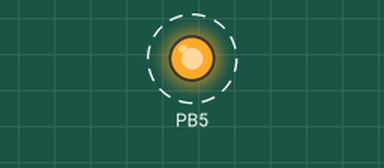
Simulated run of this program. Board: ATmega328P, built with avr-gcc and emulated at 16 MHz. On the bench: output pins drawn as LEDs (lit = HIGH). Dashed ring = blinking.

Above: at 0.5 s.
Timing chart, 0 to 3.0 s (numbered marks = the images above):
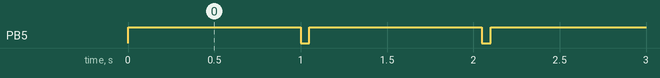

Measured:
- by itself, PB5: alternates HIGH for 1.0 s and LOW for 0.05 s

The program:

main.c
```c
/*
 * elan_blink.c
 *
 * Created: 10/28/2019 8:20:33 PM
 * Author : Aleksij
 */

#define F_CPU 16000000L // nas clock je 16MHz

#include <avr/io.h>
#include <util/delay.h>

//DDRB = 1 << PB5; // PB5 je konstanta, ki pomeni 5. Zazeljena uporaba zaradi berljivosti

int main(void)
{
	DDRB |= (1 << DDB5);
	while (1) {
			PORTB |= (1<<PB5);
			_delay_ms(1000);
			PORTB &= ~(1<<PB5);
			_delay_ms(50);
	}
	return(0);
}
```
